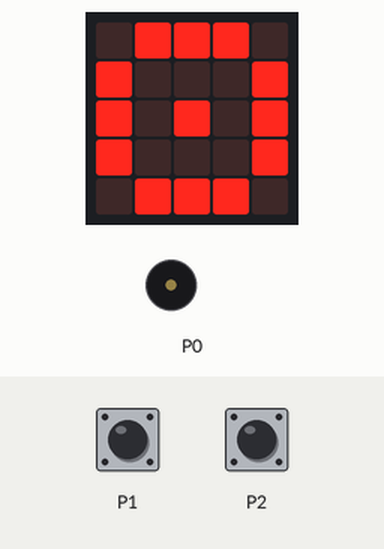
Bench run of a program on a simulated BBC micro:bit (MakeCode). On the bench: the board's 5×5 LED display, buzzer (waves = sounding). Inputs (shaded band) come from the test bench. Random numbers come from a fixed seed.

Above: at 2.0 s.
2.1 s: touch pin P1 pressed for 0.15 s
At 4.0 s:
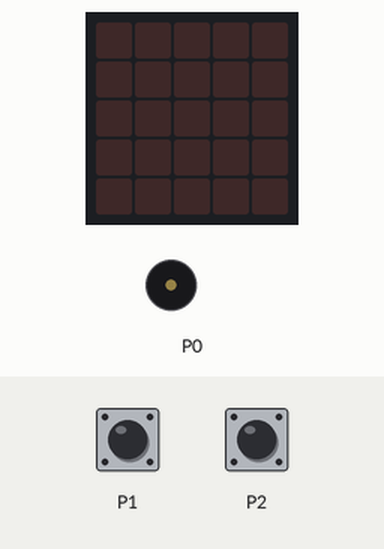
4.8 s: touch pin P2 pressed for 0.15 s
At 6.9 s:
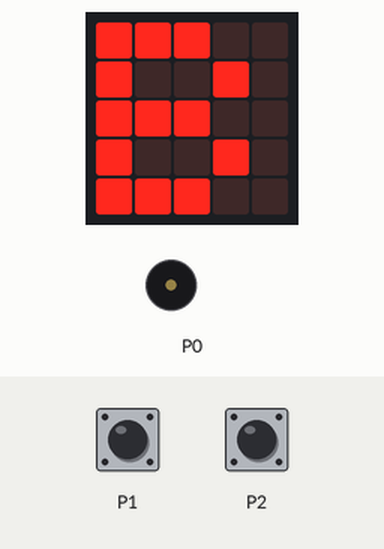
7.9 s: touch pin P2 pressed for 0.15 s
10.1 s: touch pin P1 pressed 5 times (0.12 s each, 0.3 s apart)
At 14.2 s:
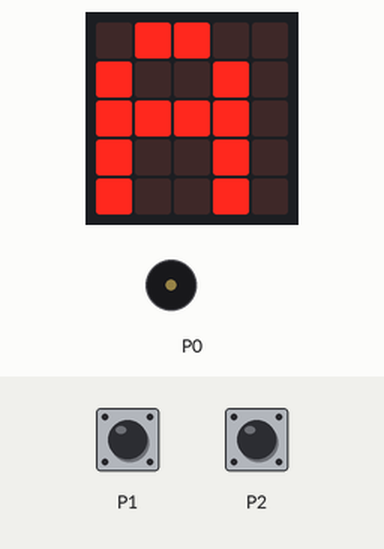
Timing chart, 0 to 18.1 s (numbered marks = the images above; inputs shaded):
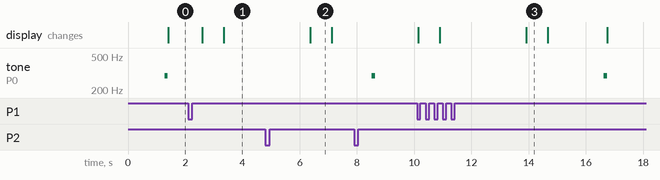

The program:

main.ts
```typescript
pins.touchSetMode(TouchTarget.P1, TouchTargetMode.Capacitive)
pins.touchSetMode(TouchTarget.P2, TouchTargetMode.Capacitive)
let is_pin1 = input.pinIsPressed(TouchPin.P1)
let is_pin2 = input.pinIsPressed(TouchPin.P2)
let player1 = false
let player2 = false
let playing = false
let ready = true
let clicked_early1 = false
let clicked_early2 = false
input.onPinPressed(TouchPin.P1, function player1_pressed() {

    let clicked_early1 = true
    player1 = true
})
input.onPinPressed(TouchPin.P2, function player2_pressed() {

    let clicked_early2 = true
    player2 = true
})
forever(function start() {
    while (ready == true) {

        basic.clearScreen()
        basic.pause(randint(1000, 3000))
        playing = true
        music.playMelody("D", 500)
        while (playing == true && player1 == false && player2 == false) {
            basic.showLeds(`
            . # # # .
            # . . . #
            # . # . #
            # . . . #
            . # # # .
            `)
        }
        basic.pause(3000)
    }
})
forever(function vyhodnocovani() {

    if (playing == true) {
        if (player1 == true) {
            basic.showString("1")
            restart()
        } else if (player2 == true) {
            basic.showString("2")
            restart()
        } else if (clicked_early1 == true && clicked_early2 == true) {
            basic.showString("R")
            restart()
        }

    } else if (playing == false) {
        if (player1 == true) {
            playing = false
            basic.showString("A")
            restart()
        } else if (player2 == true) {
            playing = false
            basic.showString("B")
            restart()
        } else if (clicked_early1 == true && clicked_early2 == true) {
            basic.showString("F")
            restart()
        }

    }

})
function restart() {

    player1 = false
    player2 = false
    ready = false
    clicked_early1 = false
    clicked_early2 = false
    playing = false
    basic.clearScreen()
    basic.pause(3000)
    ready = true
}
```

test.ts
```typescript
// Tady jsou testy. Při použití tohoto balíčku jako rozšíření nebude zkompilováno.
```

Measured:
- after the input at 2.1 s, the display: first changes after 0.50 s (image 1 shows a later state)
- after the input at 4.8 s, the display: changes after 1.6 s (image 2)
- what the display in image 2 shows lasts 0.7 s, from 6.4 s to 7.1 s
